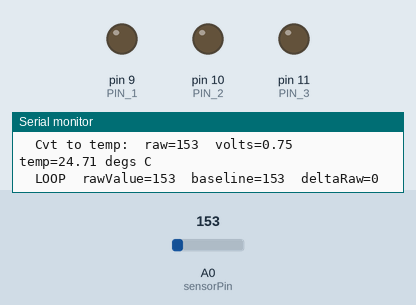
A sketch run on a simulated Arduino Uno, built with avr-gcc and run on an emulated ATmega328P. On the bench: output pins drawn as LEDs (lit = HIGH), the last lines printed to the serial monitor. The test bench sets the inputs (shaded band); at power-on: A0 (sensorPin) = 153.

Above: at 6.9 s.
7.0 s: A0 (sensorPin) set to 156
At 10.9 s:
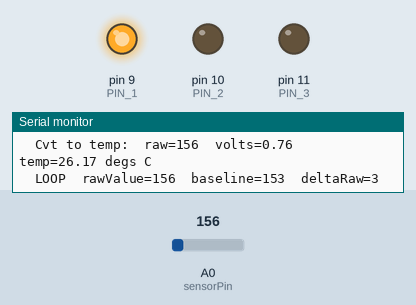
11.5 s: A0 (sensorPin) set to 165
At 15.3 s:
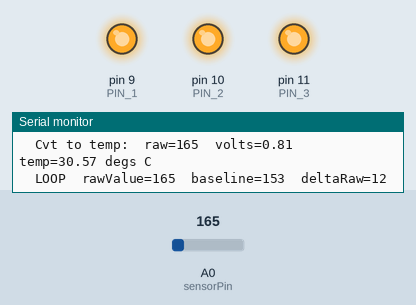
Timing chart, 0 to 16.8 s (numbered marks = the images above; inputs shaded):
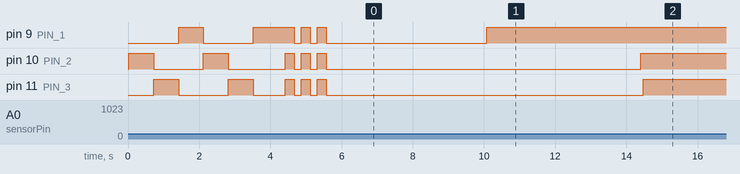

The sketch:

sketch_mar05a.ino
```cpp
// project 03  from Arduino starter kit:
// Love-o-meter
// Uses TMP36 temperature sensor
//
// CIRCUIT:
//  TMP36 sensor connected to +5, gnd, and analog pin A0.
//   Pins are (holding the TMP36 with flat side toward you):
//     left: plus (+5v)    center=sensor output (volts)   right=gnd (0 v)
//  LEDs are connected to gnd on cathode lead (short lead)
//      and anode (long lead) connected to 220 ohm resisor;
//      other side of resistor is connected to digital pin (see below for pin numbers)
//      (or the LED and resistor can be swapped, as long as cathode is toward gnd
//       and anode is toward digital pin)
//
// OPERATION
// Runs in 2 phases (as usual): setup and loop.
// SETUP:
// Setup samples the temp sensor repeatedly, until the sensor stabilizes.
// I.e., the temperature sensed stabilizes.
// When stabilized, setup ends.
// During setup, the 3 LEDs are lighted in sequence to show setup
// is active.
// When setup ends, all 3 LEDs are blinked simultaneously.
// LOOP:
// The temp is sensed and its value is used to turn the LEDs on.
// The warmer the sensor reports, the more LEDs are lit.
//
// ** NOTE **
// The 'relative pin numbers' used in this program are 0..N-1.
// The PINS[] array maps a relative pin number to the
// Arduino digital pin number to which the LED (and its resistor)
// are connected.
// The LED numbers correspond to the relative pin numbers:
// LED zero is relative pin zero, etc.

// Arduino analog pin - connected to TMP36
const int sensorPin = A0;

// Arduino igital pins 9,10,11 are PWM-capable, but we are not using that herein
const int PIN_1 = 9;
const int PIN_2 = 10;
const int PIN_3 = 11;

// Maps relative pin number 0..N-1 to the Arduino digital pin number.
// See note above: relative pin number and LED number corrrespond.
const int PINS[] = {PIN_1, PIN_2, PIN_3};
// sizeof() is always 'number of bytes'
const int NUM_PINS = sizeof(PINS) / sizeof(int);

const bool DBG_GRV = false;
const bool DBG_TONL = false;


// === GLOBAL VARS  ==============

int raw_baseline = 0;

float baselineTemp = 20.0;

void setup() {
  Serial.begin(9600);
  if (1) {
    Serial.print(">>> SETUP   sensorPin="); Serial.print(sensorPin);
    Serial.print("  baselineTemp="); Serial.print(baselineTemp);
    Serial.print("  num-pins="); Serial.print(NUM_PINS);
    Serial.println("  <<<");
  }
  for (int i=0; i < NUM_PINS; i++) {
    int pnum = PINS[i];
    //Serial.print("   i="); Serial.print(i); Serial.print("  pin="); Serial.print(pnum); Serial.println();
    pinMode(pnum, OUTPUT);
    digitalWrite(pnum, LOW);
  }

  //Serial.print("Begin sensing the baseline temp.  Curr rawValue="); Serial.println(analogRead(sensorPin));

//  while (1) {
    raw_baseline = setup__get_temp_baseline();
//break;//@@@@@@@
//  }
  Serial.print("Setup: rawBaseline="); Serial.println(raw_baseline);
  blink_leds();


  if (1) {
    Serial.println(">>> end of SETUP  <<<");
  }
}

int setup__get_temp_baseline()
{

  const int num_raw_values = 6;
  int raw_values[num_raw_values]= {0};  // init the values

  setup__get_raw_values(raw_values, num_raw_values);

  dump_raw_values(raw_values, num_raw_values);

  // average raw
  int raw_sum = 0;
  for (int val_num=0; val_num < num_raw_values; val_num++) {
    raw_sum += raw_values[val_num];
  }
  int raw_avg = (raw_sum + num_raw_values -1) / num_raw_values;

  Serial.print("  get_temp_baseline:  num_raw_values="); Serial.print(num_raw_values);
  Serial.print("  total="); Serial.print(raw_sum);
  Serial.print("  avg="); Serial.print(raw_avg);
  Serial.println();

  return raw_avg;
}

bool setup__get_raw_values(int raw_values[], int num_raw_values)
{
  Serial.println("@@@@ get raw values");

  int current_led = -999;
  for (int val_num=0; val_num < num_raw_values; val_num++) {

    current_led = turn_on_next_led(current_led);

    raw_values[val_num] = analogRead(sensorPin);

    if (DBG_GRV) {
      Serial.print("  @@GET_RAW_VALUES  rawVal["); Serial.print(val_num); Serial.print("]=");
      Serial.print(raw_values[val_num]); Serial.println();
    }
    delay(700);
  }
  Serial.println("@@@@ EXIT from get raw values");
  return false;
}

void dump_raw_values(int raw_values[], int num_raw_values)
{
  Serial.println("--- RAW VALUES  ---");
  for (int vn=0; vn < num_raw_values; vn++) {
    Serial.print("  raw["); Serial.print(vn); Serial.print("]=");
    Serial.print(raw_values[vn]);
    Serial.println();
  }
  Serial.println("  ------------------------------");
}


void loop() {

  Serial.println(); Serial.println("LOOP begins Now -----");

  int raw_value = analogRead(sensorPin);

  int delta_raw = abs(raw_value - raw_baseline);

  show_leds_for_raw(delta_raw);

  float temp = raw_to_degrees_C(raw_value);

  Serial.print("  LOOP  rawValue="); Serial.print(raw_value);
  Serial.print("  baseline="); Serial.print(raw_baseline);
  Serial.print("  deltaRaw="); Serial.print(delta_raw);
  Serial.println();

  delay(4000);

}

// Turn on LEDs based on the difference between raw baseline
// and current value ie the raw_delta;
void show_leds_for_raw(int delta_raw)
{
  // Relative delta values for each relative pin number
  int LED_THRESHOLD[NUM_PINS] = {3, 6, 9};

  for (int i=0; i < NUM_PINS; i++) {
    int thresh = LED_THRESHOLD[i];
    bool turn_on = (delta_raw >= thresh);
    if (1) {
      Serial.print("  show_leds_for_raw  raw="); Serial.print(delta_raw);
      Serial.print("  threshold for pin["); Serial.print(i); Serial.print("]="); Serial.print(thresh);
      Serial.print(". Turn on=");Serial.print(turn_on);
      Serial.println();
    }
    ///int pnum = PINS[i];
    turn_led_on_if(i, turn_on);
  }
}

// Convert raw value to volts, then to degrees Celsius
 //  DATASHEET info for TMP36
 //  Low voltage operation (Vcc range 2.7 V to 5.5 V)
 //  Calibrated directly in °C
 //  10 mV/°C scale factor (20 mV/°C on TMP37)
 //  ±2°C accuracy over temperature (typ)
 //  ±0.5°C linearity (typ)
 //  Stable with large capacitive loads
 //  Specified −40°C to +125°C, operation to +150°C
 //  Less than 50 µA quiescent current
 //  Shutdown current 0.5 µA max
 //  Low self-heating
 //  Qualified for automotive applications
float raw_to_degrees_C(int raw_value)
{
  // Sensor is being fed Vcc of 5v, so output is 0..5v
  // Sensor raw values are 0..1023  (10 bit)
  // Scale the 10 bit raw to 0..5v
  float volts = (raw_value / 1024.0) * 5.0;

  // Sensor is 10mV per deg C
  // Its low end is below 0 deg C, so need to subtract that bias
  float temp = (volts - 0.5) * 100;

  if (1) {
    Serial.print("  Cvt to temp:  raw="); Serial.print(raw_value);
    Serial.print("  volts="); Serial.print(volts);
    Serial.print("  temp="); Serial.print(temp); Serial.print(" degs C");
    Serial.println();
  }
  return temp;
}


// === LED functions  ==========================================


// Set all LEDs on or off
void set_all_leds(bool turn_on)
{
  for (int led_num=0; led_num < NUM_PINS; led_num++) {
    turn_led_on_if(led_num, turn_on);
  }
}

void blink_leds()
{
  for (int led_num=0; led_num < 3; led_num++) {
    set_all_leds(true);
    delay(250);
    set_all_leds(false);
    delay(200);
  }
}

void turn_led_on_if(int led_num, bool turn_on)
{
  if (turn_on) {
    turn_on_led(led_num);
  } else {
    turn_off_led(led_num);
  }
}

// Given LED number (relative number, 0..N-1) - not the actual Arduino pin#
void turn_on_led(int led_num)
{
    int pnum = PINS[led_num];
    digitalWrite(pnum, HIGH);
}
// Given LED number (relative number, 0..N-1) - not the actual Arduino pin#
void turn_off_led(int led_num)
{
    int pnum = PINS[led_num];
    digitalWrite(pnum, LOW);
}


// Turns off the current LED and turns on the next one
// Returns the new 'currently on' LED number 0..NUM_PINS-1
int  turn_on_next_led(int currently_on)
{
  if (DBG_TONL) { Serial.print(" @@TURNONNEXT  curr="); Serial.println(currently_on);}

  if (currently_on < 0 || currently_on >= NUM_PINS) {
      currently_on = 0;
  }
  // turn off current led
  if (DBG_TONL) { Serial.print(" @@TURNONNEXT OLD curr="); Serial.println(currently_on); }
  digitalWrite(PINS[currently_on], LOW);

  // next led is ...
  currently_on += 1;
  if (currently_on >= NUM_PINS) currently_on = 0;
  if (DBG_TONL) { Serial.print(" @@TURNONNEXT NEW curr="); Serial.println(currently_on); }

  // turn on the new one
  digitalWrite(PINS[currently_on], HIGH);

  return currently_on;
}


// ### end ###
```

Measured:
- the behaviour switches between 155 and 156 on A0 (sensorPin) (found by bisection; images 0 and 1)
- after the input at 7.0 s, pin 9 (PIN_1): LOW → HIGH after 3.1 s
- after the input at 11.5 s, pin 10 (PIN_2): LOW → HIGH after 2.9 s; pin 11 (PIN_3): LOW → HIGH after 3.0 s
